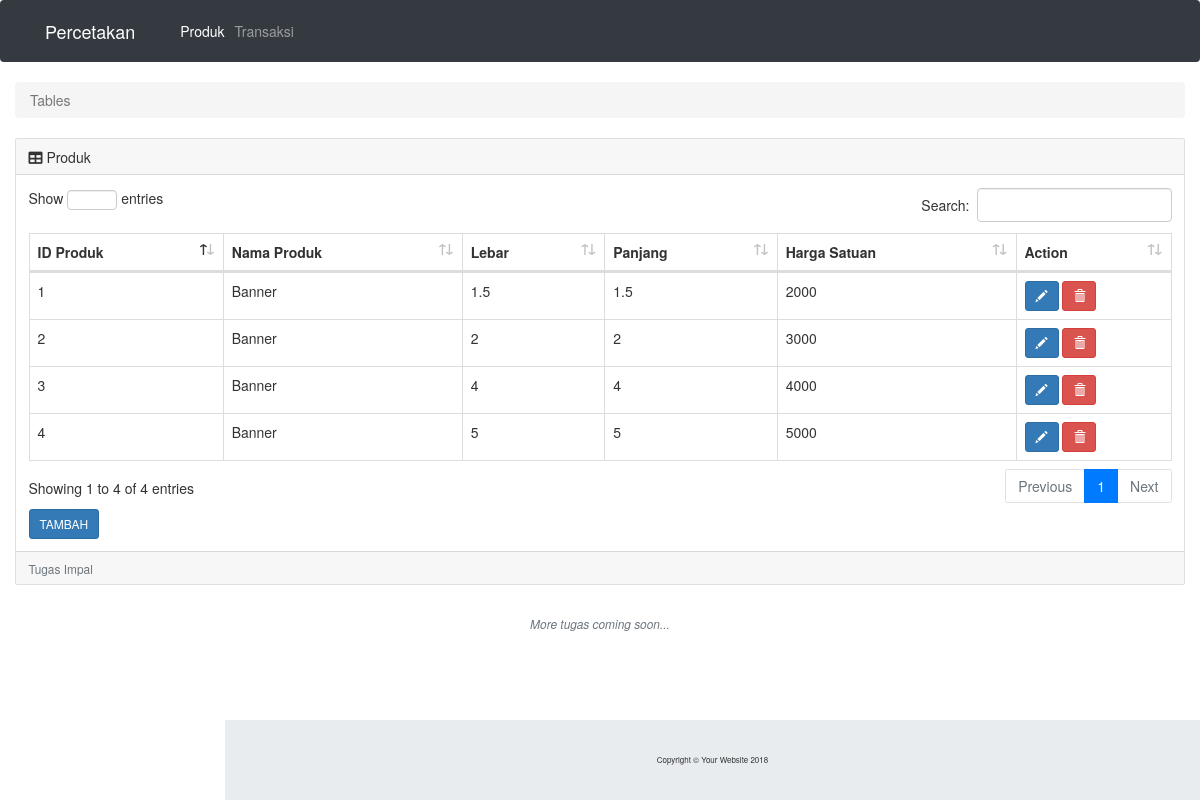
The app's page /impalweb/index.php/controlproduk with its own data.
### tables this page shows
CREATE TABLE `produk` (
  `idProduk` int(11) NOT NULL,
  `namaProduk` varchar(100) NOT NULL,
  `lebar` varchar(5) NOT NULL,
  `panjang` varchar(5) NOT NULL,
  `hargaSatuan` decimal(19,0) NOT NULL
);

### impalweb/application/controllers/controlproduk.php (called while the page is built, shortened)
<?php
class controlproduk extends CI_Controller {
    public function __construct() {
        $this->load->model('produk');
    }
    public function index(){
        $this->load->helper(array('form', 'url'));
        $data['data']=$this->produk->getproduk();
        $this->load->view('produkadmin',$data, array('error' => ' ' ));
    }
}
?>

### impalweb/index.php (called while the page is built, shortened)
<?php
require_once BASEPATH.'core/CodeIgniter.php';

### impalweb/application/models/produk.php (called while the page is built, shortened)
<?php
class produk extends CI_Model{
	public function getproduk(){
		return $this->db->query("select * from produk")->result();
	}
}
?>

### impalweb/application/views/produkadmin.php (the view, shortened to what this page needs)
<!DOCTYPE html>
<html lang="en">
  <head>
    <link href="<?php echo base_url()?>vendor/bootstrap/css/bootstrap.min.css" rel="stylesheet">
    <link href="<?php echo base_url()?>vendor/fontawesome-free/css/all.min.css" rel="stylesheet" type="text/css">
    <link href="<?php echo base_url()?>vendor/datatables/dataTables.bootstrap4.css" rel="stylesheet">
    <link href="css/sb-admin.css" rel="stylesheet">
        <link rel="stylesheet" href="https://maxcdn.bootstrapcdn.com/bootstrap/3.3.7/css/bootstrap.min.css">
  </head>
  <body id="page-top">
    <nav class="navbar navbar-expand-lg navbar-dark bg-dark fixed-top">
      <div class="container">
        <a class="navbar-brand" href="#">Percetakan</a>
        <div class="collapse navbar-collapse" id="navbarResponsive">
          <ul class="navbar-nav ml-auto">
            <li class="nav-item active">
              <a class="nav-link" href="http://localhost/impalweb/index.php/controlproduk/">Produk
              </a>
            </li>
            <li class="nav-item">
              <a class="nav-link" href="http://localhost/impalweb/index.php/controltransaksi/">Transaksi</a>
            </li>
          </ul>
        </div>
      </div>
    </nav>
        <div class="container-fluid">
          <ol class="breadcrumb">
            <li class="breadcrumb-item active">Tables</li>
          </ol>
          <div class="card mb-3">
            <div class="card-header">
              <i class="fas fa-table"></i>
              Produk</div>
            <div class="card-body">
              <div class="table-responsive">
                <table class="table table-bordered" id="dataTable" width="100%" cellspacing="0">
                  <thead>
                    <tr>
                      <th>ID Produk</th>
                      <th>Nama Produk</th>
                      <th>Lebar</th>
                      <th>Panjang</th>
                      <th>Harga Satuan</th>
                      <th>Action</th>
                    </tr>
                  </thead>
                  <tbody>
  <?php
  foreach ($data as $key):
  ?>
  <tr>
    <td><?php echo $key->idProduk; ?></td>
    <td><?php echo $key->namaProduk; ?></td>
    <td><?php echo $key->lebar; ?></td>
    <td><?php echo $key->panjang; ?></td>
    <td><?php echo $key->hargaSatuan; ?></td>
    <td>
       <button class="btn btn-sm btn-primary" data-toggle="modal" data-target="#edit<?php echo $key->idProduk; ?>"><i class="glyphicon glyphicon-pencil"></i></button>
        <button class="btn btn-sm btn-danger" data-toggle="modal" data-target="#delete<?php echo $key->idProduk; ?>"><i class="glyphicon glyphicon-trash"></i></button>
    </td>
  </tr>
  <?php
    endforeach;
   ?>
                  </tbody>
                </table>
               <button class="btn btn-sm btn-primary" data-toggle="modal" data-target="#tambahkan">TAMBAH</button></a>
              </div>
            </div>
            <div class="card-footer small text-muted">Tugas Impal</div>
          </div>
          <p class="small text-center text-muted my-5">
            <em>More tugas coming soon...</em>
          </p>
        </div>
        <footer class="sticky-footer">
          <div class="container my-auto">
            <div class="copyright text-center my-auto">
              <span>Copyright © Your Website 2018</span>
            </div>
          </div>
        </footer>
  </body>
</html>

### view html/css/sb-admin.css (style rules this page uses)
html { position: relative; min-height: 100%; }
body { height: 100%; }
.navbar-nav .nav-item.active .nav-link { color: #fff; }
:root { --input-padding-x: 0.75rem; --input-padding-y: 0.75rem; }
footer.sticky-footer { display: -webkit-box; display: -ms-flexbox; display: flex; position: absolute; right: 0; bottom: 0; width: calc(100% - 90px); height: 80px; background-color: #e9ecef; }
footer.sticky-footer .copyright { line-height: 1; font-size: 0.8rem; }
@media (min-width: 768px) { footer.sticky-footer { width: calc(100% - 225px); } }

### records on screen
produk: idProduk "1", namaProduk "Banner", lebar "1.5", panjang "1.5", hargaSatuan "2000"
produk: idProduk "2", namaProduk "Banner", lebar "2", panjang "2", hargaSatuan "3000"
produk: idProduk "3", namaProduk "Banner", lebar "4", panjang "4", hargaSatuan "4000"
produk: idProduk "4", namaProduk "Banner", lebar "5", panjang "5", hargaSatuan "5000"
